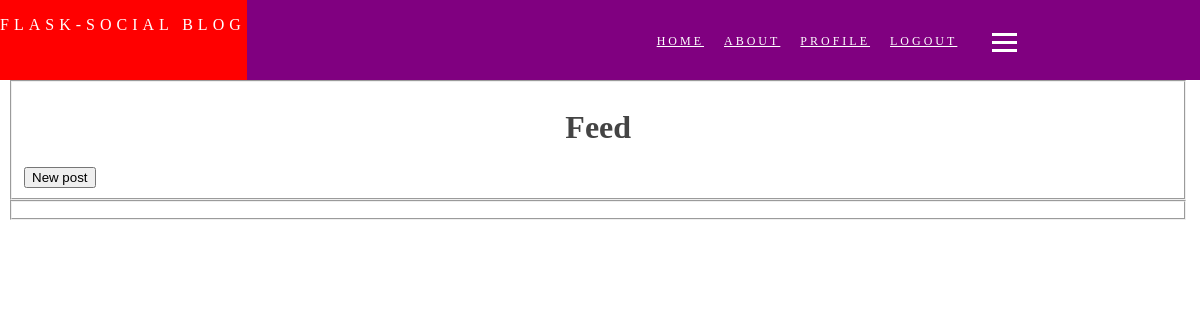
Before: /feed (signed in) with the older database file.
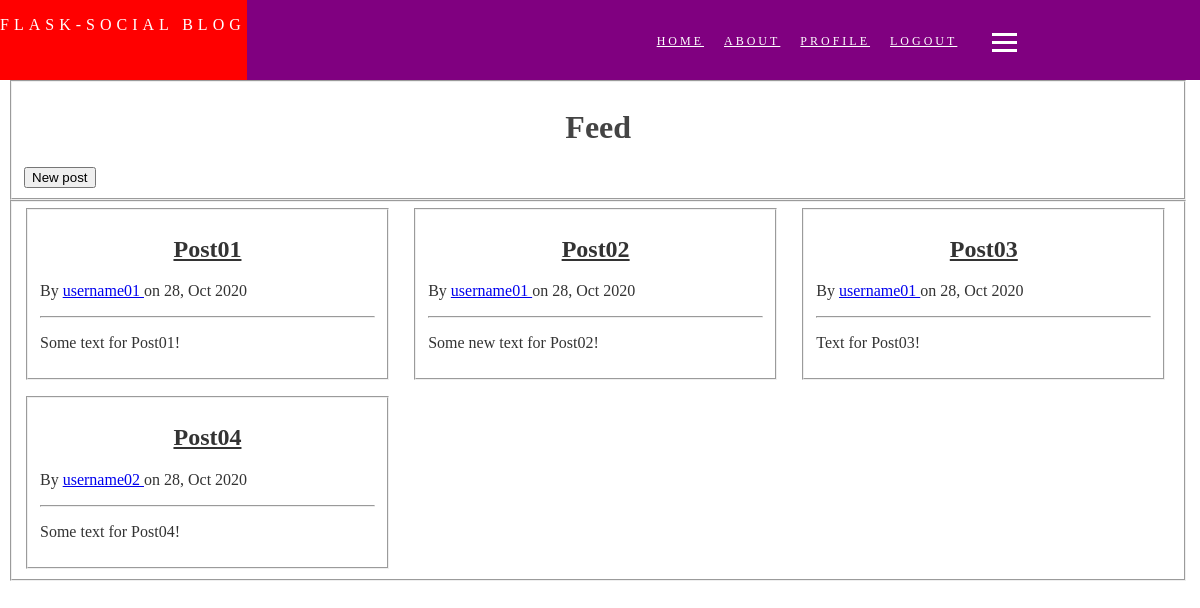
After: the same page with the newer database file.
### app/models.py (models this page shows, shortened)
class Post(db.Model):
    id = db.Column(db.Integer, primary_key=True, autoincrement=True)
    title = db.Column(db.String(100), nullable=False)
    date = db.Column(db.DateTime, nullable=False, default=datetime.utcnow)
    text = db.Column(db.Text, nullable=False)
    author_id = db.Column(db.Integer, db.ForeignKey('user.id'), nullable=False)
    comments = db.relationship('Comments', backref='post', lazy=True)

class User(db.Model, UserMixin):
    id = db.Column(db.Integer, primary_key=True, autoincrement=True)
    firstname = db.Column(db.String(20), nullable=False)
    lastname = db.Column(db.String(20), nullable=False)
    username = db.Column(db.String(20), unique=True, nullable=False)
    email = db.Column(db.String(120), unique=True, nullable=False)
    password = db.Column(db.String(60), unique=True, nullable=False)
    image_file = db.Column(db.String(20), nullable=False, default='default.png')
    posts = db.relationship('Post',
                            backref='author',
                            primaryjoin="User.id==Post.author_id")
    comments = db.relationship('Comments',
                            backref='author',
                            primaryjoin="User.id==Comments.author_id")
    def __init__(self, firstname='', lastname='', username='', email='',
                 password=''):
        self.firstname = firstname
        self.lastname = lastname
        self.username = username
        self.email = email
        self.password = generate_password_hash(password)

### app/posts/views.py (the view)
@posts_blueprint.route("/feed", methods=['GET', 'POST'])
@login_required
def feed():
    if request.method == "POST":
        return redirect(url_for('posts.new'))
    else:
        return render_template('feed.html', posts=Post.query.all())

### app/models.py (called while the page is built)
@login_manager.user_loader
def load_user(id):
    u = User.query.get(id)
    return User(u.firstname, u.lastname, u.username, u.email, u.password)

### app/templates/posts/feed.html (shortened to what this page needs)
{% extends "layout.html" %}
{% block content %}
	<div>
		<form method="POST">
			<fieldset class="feed-header-fieldset">
				<h1>Feed</h1>
				<button>New post</button>
			</fieldset>
			<fieldset class="feed-fieldset">
				{% for post in posts %}
					<fieldset class="posts-fieldset">
						<h2>
							<a href="{{ url_for('posts.posts', post_id=post.id) }}">
								{{ post.title }}
							</a>
						</h2>
						<p>
							By
							<a href="{{ url_for('user.profile', username=post.author.username) }}">
								{{ post.author.username }}
							</a>
							on {{ post.date.strftime('%d, %b %Y') }}
						</p>
						<hr>
						<p>{{ post.text }}</p>
					</fieldset>
				{% endfor %}
			</fieldset>
		</form>
	</div>
{% endblock content %}

Changed rows visible on the page:
added Post: title "Post01", author.username "username01", date "28, Oct 2020", text "Some text for Post01!"
added Post: title "Post02", author.username "username01", date "28, Oct 2020", text "Some new text for Post02!"
added Post: title "Post03", author.username "username01", date "28, Oct 2020", text "Text for Post03!"
added Post: title "Post04", author.username "username02", date "28, Oct 2020", text "Some text for Post04!"
